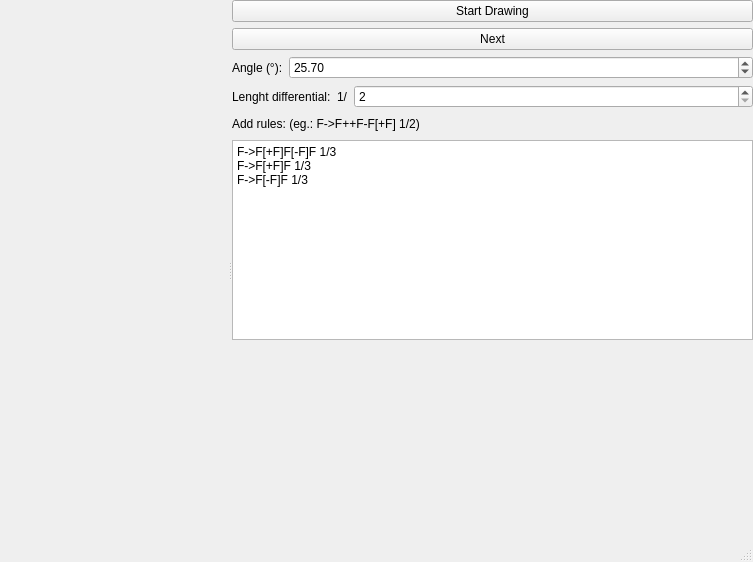
<?xml version="1.0" encoding="UTF-8"?>
<ui version="4.0">
 <class>MainWindow</class>
 <widget class="QMainWindow" name="MainWindow">
  <property name="geometry">
   <rect>
    <x>0</x>
    <y>0</y>
    <width>753</width>
    <height>562</height>
   </rect>
  </property>
  <property name="windowTitle">
   <string>L-System Fractals</string>
  </property>
  <widget class="QWidget" name="centralwidget">
   <layout class="QGridLayout" name="gridLayout_6">
    <property name="leftMargin">
     <number>0</number>
    </property>
    <property name="topMargin">
     <number>0</number>
    </property>
    <property name="rightMargin">
     <number>0</number>
    </property>
    <property name="bottomMargin">
     <number>0</number>
    </property>
    <property name="spacing">
     <number>0</number>
    </property>
    <item row="0" column="0">
     <widget class="QSplitter" name="splitter">
      <property name="orientation">
       <enum>Qt::Horizontal</enum>
      </property>
      <widget class="QWidget" name="canvas" native="true">
       <property name="autoFillBackground">
        <bool>false</bool>
       </property>
      </widget>
      <widget class="QWidget" name="gridLayoutWidget">
       <layout class="QVBoxLayout" name="verticalLayout">
        <item>
         <layout class="QHBoxLayout" name="horizontalLayout_2"/>
        </item>
        <item>
         <widget class="QPushButton" name="startBtn">
          <property name="text">
           <string>Start Drawing</string>
          </property>
         </widget>
        </item>
        <item>
         <widget class="QPushButton" name="resetBtn">
          <property name="text">
           <string>Next</string>
          </property>
         </widget>
        </item>
        <item>
         <layout class="QHBoxLayout" name="horizontalLayout_4">
          <item>
           <widget class="QLabel" name="label">
            <property name="text">
             <string>Angle (°):</string>
            </property>
           </widget>
          </item>
          <item>
           <widget class="QDoubleSpinBox" name="angleSelect">
            <property name="sizePolicy">
             <sizepolicy hsizetype="Expanding" vsizetype="Fixed">
              <horstretch>0</horstretch>
              <verstretch>0</verstretch>
             </sizepolicy>
            </property>
            <property name="maximum">
             <double>90.000000000000000</double>
            </property>
            <property name="singleStep">
             <double>0.100000000000000</double>
            </property>
            <property name="stepType">
             <enum>QAbstractSpinBox::DefaultStepType</enum>
            </property>
            <property name="value">
             <double>25.699999999999999</double>
            </property>
           </widget>
          </item>
         </layout>
        </item>
        <item>
         <layout class="QHBoxLayout" name="horizontalLayout_5">
          <item>
           <widget class="QLabel" name="label_2">
            <property name="text">
             <string>Lenght differential:</string>
            </property>
           </widget>
          </item>
          <item>
           <widget class="QLabel" name="label_3">
            <property name="text">
             <string>1/</string>
            </property>
           </widget>
          </item>
          <item>
           <widget class="QSpinBox" name="lenghtSelect">
            <property name="sizePolicy">
             <sizepolicy hsizetype="Expanding" vsizetype="Fixed">
              <horstretch>0</horstretch>
              <verstretch>0</verstretch>
             </sizepolicy>
            </property>
            <property name="minimum">
             <number>2</number>
            </property>
            <property name="maximum">
             <number>10</number>
            </property>
            <property name="value">
             <number>2</number>
            </property>
           </widget>
          </item>
         </layout>
        </item>
        <item>
         <layout class="QHBoxLayout" name="horizontalLayout_6"/>
        </item>
        <item>
         <layout class="QHBoxLayout" name="horizontalLayout_7">
          <item>
           <widget class="QLabel" name="label_4">
            <property name="text">
             <string>Add rules: (eg.: F-&gt;F++F-F[+F] 1/2)</string>
            </property>
           </widget>
          </item>
          <item>
           <spacer name="horizontalSpacer">
            <property name="orientation">
             <enum>Qt::Horizontal</enum>
            </property>
            <property name="sizeHint" stdset="0">
             <size>
              <width>40</width>
              <height>20</height>
             </size>
            </property>
           </spacer>
          </item>
         </layout>
        </item>
        <item>
         <widget class="QPlainTextEdit" name="ruleBox">
          <property name="sizePolicy">
           <sizepolicy hsizetype="Ignored" vsizetype="Expanding">
            <horstretch>0</horstretch>
            <verstretch>0</verstretch>
           </sizepolicy>
          </property>
          <property name="plainText">
           <string>F-&gt;F[+F]F[-F]F 1/3
F-&gt;F[+F]F 1/3
F-&gt;F[-F]F 1/3</string>
          </property>
         </widget>
        </item>
        <item>
         <layout class="QHBoxLayout" name="horizontalLayout"/>
        </item>
        <item>
         <spacer name="verticalSpacer">
          <property name="orientation">
           <enum>Qt::Vertical</enum>
          </property>
          <property name="sizeHint" stdset="0">
           <size>
            <width>20</width>
            <height>40</height>
           </size>
          </property>
         </spacer>
        </item>
       </layout>
      </widget>
     </widget>
    </item>
   </layout>
  </widget>
  <widget class="QMenuBar" name="menubar">
   <property name="geometry">
    <rect>
     <x>0</x>
     <y>0</y>
     <width>753</width>
     <height>21</height>
    </rect>
   </property>
  </widget>
  <widget class="QStatusBar" name="statusbar"/>
 </widget>
 <resources/>
 <connections/>
</ui>
